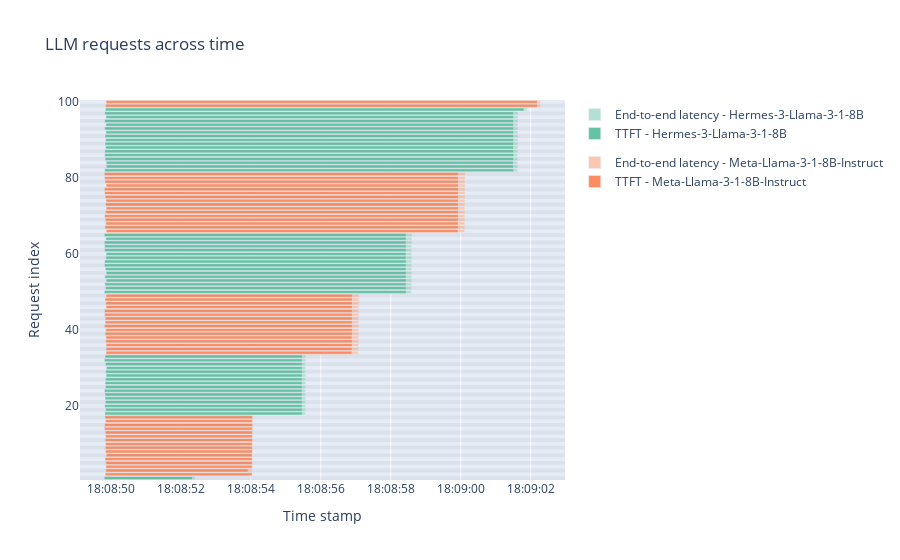

Source (notebook cell):
### Code cell
plot_requests_gantt_chart(df_test1, file_name="test1")

### Figure 1 — Plotly figure (JSON) as saved in the notebook; plotly's stock layout.template omitted (floating-point values rounded to 4 significant figures)
{"data": [{"base": ["1900-01-01 18:08:49.812089", "1900-01-01 18:08:49.824013", "1900-01-01 18:08:49.847858", "1900-01-01 18:08:49.822467", "1900-01-01 18:08:49.841154", "1900-01-01 18:08:49.830666", "1900-01-01 18:08:49.830099", "1900-01-01 18:08:49.811665", "1900-01-01 18:08:49.842209", "1900-01-01 18:08:49.833253", "1900-01-01 18:08:49.849657", "1900-01-01 18:08:49.863185", "1900-01-01 18:08:49.850241", "1900-01-01 18:08:49.867556", "1900-01-01 18:08:49.845812", "1900-01-01 18:08:49.809939", "1900-01-01 18:08:49.831066", "1900-01-01 18:08:49.808403", "1900-01-01 18:08:49.847148", "1900-01-01 18:08:49.824781", "1900-01-01 18:08:49.866738", "1900-01-01 18:08:49.823858", "1900-01-01 18:08:49.868419", "1900-01-01 18:08:49.840455", "1900-01-01 18:08:49.813000", "1900-01-01 18:08:49.820568", "1900-01-01 18:08:49.856210", "1900-01-01 18:08:49.862977", "1900-01-01 18:08:49.820863", "1900-01-01 18:08:49.816118", "1900-01-01 18:08:49.812214", "1900-01-01 18:08:49.852961", "1900-01-01 18:08:49.808820", "1900-01-01 18:08:49.821106", "1900-01-01 18:08:49.867451", "1900-01-01 18:08:49.865650", "1900-01-01 18:08:49.834272", "1900-01-01 18:08:49.822822", "1900-01-01 18:08:49.827219", "1900-01-01 18:08:49.842808", "1900-01-01 18:08:49.830901", "1900-01-01 18:08:49.843524", "1900-01-01 18:08:49.832090", "1900-01-01 18:08:49.855399", "1900-01-01 18:08:49.821895", "1900-01-01 18:08:49.855673", "1900-01-01 18:08:49.823519", "1900-01-01 18:08:49.857477", "1900-01-01 18:08:49.825024", "1900-01-01 18:08:49.840068"], "legendgroup": "Hermes-3-Llama-3-1-8B", "marker": {"color": "#b2e0d2"}, "name": "End-to-end latency - Hermes-3-Llama-3-1-8B", "offsetgroup": "Hermes-3-Llama-3-1-8B-latency", "orientation": "h", "type": "bar", "x": [2597.0, 5736.0, 5712.0, 5740.0, 5721.0, 5732.0, 5733.0, 5752.0, 5723.0, 5733.0, 5717.0, 5705.0, 5719.0, 5701.0, 5724.0, 5761.0, 5741.0, 8789.0, 8750.0, 8774.0, 8733.0, 8776.0, 8732.0, 8760.0, 8788.0, 8781.0, 8745.0, 8739.0, 8781.0, 8787.0, 8792.0, 8752.0, 8797.0, 11810.0, 11760.0, 11770.0, 11800.0, 11810.0, 11800.0, 11790.0, 11800.0, 11790.0, 11800.0, 11780.0, 11810.0, 11780.0, 11810.0, 11780.0, 11810.0, 12050.0], "y": [1, 18, 19, 20, 21, 22, 23, 24, 25, 26, 27, 28, 29, 30, 31, 32, 33, 50, 51, 52, 53, 54, 55, 56, 57, 58, 59, 60, 61, 62, 63, 64, 65, 82, 83, 84, 85, 86, 87, 88, 89, 90, 91, 92, 93, 94, 95, 96, 97, 98]}, {"base": ["1900-01-01 18:08:49.812089", "1900-01-01 18:08:49.824013", "1900-01-01 18:08:49.847858", "1900-01-01 18:08:49.822467", "1900-01-01 18:08:49.841154", "1900-01-01 18:08:49.830666", "1900-01-01 18:08:49.830099", "1900-01-01 18:08:49.811665", "1900-01-01 18:08:49.842209", "1900-01-01 18:08:49.833253", "1900-01-01 18:08:49.849657", "1900-01-01 18:08:49.863185", "1900-01-01 18:08:49.850241", "1900-01-01 18:08:49.867556", "1900-01-01 18:08:49.845812", "1900-01-01 18:08:49.809939", "1900-01-01 18:08:49.831066", "1900-01-01 18:08:49.808403", "1900-01-01 18:08:49.847148", "1900-01-01 18:08:49.824781", "1900-01-01 18:08:49.866738", "1900-01-01 18:08:49.823858", "1900-01-01 18:08:49.868419", "1900-01-01 18:08:49.840455", "1900-01-01 18:08:49.813000", "1900-01-01 18:08:49.820568", "1900-01-01 18:08:49.856210", "1900-01-01 18:08:49.862977", "1900-01-01 18:08:49.820863", "1900-01-01 18:08:49.816118", "1900-01-01 18:08:49.812214", "1900-01-01 18:08:49.852961", "1900-01-01 18:08:49.808820", "1900-01-01 18:08:49.821106", "1900-01-01 18:08:49.867451", "1900-01-01 18:08:49.865650", "1900-01-01 18:08:49.834272", "1900-01-01 18:08:49.822822", "1900-01-01 18:08:49.827219", "1900-01-01 18:08:49.842808", "1900-01-01 18:08:49.830901", "1900-01-01 18:08:49.843524", "1900-01-01 18:08:49.832090", "1900-01-01 18:08:49.855399", "1900-01-01 18:08:49.821895", "1900-01-01 18:08:49.855673", "1900-01-01 18:08:49.823519", "1900-01-01 18:08:49.857477", "1900-01-01 18:08:49.825024", "1900-01-01 18:08:49.840068"], "legendgroup": "Hermes-3-Llama-3-1-8B", "marker": {"color": "#66c2a5"}, "name": "TTFT - Hermes-3-Llama-3-1-8B", "offsetgroup": "Hermes-3-Llama-3-1-8B-ttft", "orientation": "h", "type": "bar", "x": [2517.0, 5647.0, 5622.0, 5648.0, 5632.0, 5639.0, 5642.0, 5656.0, 5629.0, 5635.0, 5619.0, 5606.0, 5622.0, 5606.0, 5624.0, 5661.0, 5642.0, 8632.0, 8596.0, 8616.0, 8576.0, 8617.0, 8574.0, 8601.0, 8630.0, 8623.0, 8581.0, 8573.0, 8621.0, 8627.0, 8628.0, 8589.0, 8630.0, 11690.0, 11640.0, 11640.0, 11680.0, 11690.0, 11690.0, 11670.0, 11680.0, 11670.0, 11680.0, 11660.0, 11690.0, 11660.0, 11690.0, 11660.0, 11680.0, 11970.0], "y": [1, 18, 19, 20, 21, 22, 23, 24, 25, 26, 27, 28, 29, 30, 31, 32, 33, 50, 51, 52, 53, 54, 55, 56, 57, 58, 59, 60, 61, 62, 63, 64, 65, 82, 83, 84, 85, 86, 87, 88, 89, 90, 91, 92, 93, 94, 95, 96, 97, 98]}, {"base": ["1900-01-01 18:08:49.838567", "1900-01-01 18:08:49.854689", "1900-01-01 18:08:49.856858", "1900-01-01 18:08:49.853954", "1900-01-01 18:08:49.833086", "1900-01-01 18:08:49.863841", "1900-01-01 18:08:49.846076", "1900-01-01 18:08:49.837974", "1900-01-01 18:08:49.846497", "1900-01-01 18:08:49.834797", "1900-01-01 18:08:49.844199", "1900-01-01 18:08:49.838685", "1900-01-01 18:08:49.811104", "1900-01-01 18:08:49.816459", "1900-01-01 18:08:49.844723", "1900-01-01 18:08:49.829073", "1900-01-01 18:08:49.858020", "1900-01-01 18:08:49.864471", "1900-01-01 18:08:49.861933", "1900-01-01 18:08:49.851545", "1900-01-01 18:08:49.857676", "1900-01-01 18:08:49.835648", "1900-01-01 18:08:49.850657", "1900-01-01 18:08:49.815224", "1900-01-01 18:08:49.835822", "1900-01-01 18:08:49.836616", "1900-01-01 18:08:49.818144", "1900-01-01 18:08:49.816799", "1900-01-01 18:08:49.859035", "1900-01-01 18:08:49.853284", "1900-01-01 18:08:49.828247", "1900-01-01 18:08:49.858592", "1900-01-01 18:08:49.866028", "1900-01-01 18:08:49.829188", "1900-01-01 18:08:49.851746", "1900-01-01 18:08:49.838855", "1900-01-01 18:08:49.819674", "1900-01-01 18:08:49.850912", "1900-01-01 18:08:49.862263", "1900-01-01 18:08:49.844946", "1900-01-01 18:08:49.858180", "1900-01-01 18:08:49.836227", "1900-01-01 18:08:49.819038", "1900-01-01 18:08:49.814212", "1900-01-01 18:08:49.860591", "1900-01-01 18:08:49.832789", "1900-01-01 18:08:49.817555", "1900-01-01 18:08:49.814861", "1900-01-01 18:08:49.849288", "1900-01-01 18:08:49.860049"], "legendgroup": "Meta-Llama-3-1-8B-Instruct", "marker": {"color": "#fdc6b0"}, "name": "End-to-end latency - Meta-Llama-3-1-8B-Instruct", "offsetgroup": "Meta-Llama-3-1-8B-Instruct-latency", "orientation": "h", "type": "bar", "x": [4199.0, 4183.0, 4183.0, 4187.0, 4208.0, 4179.0, 4198.0, 4208.0, 4200.0, 4212.0, 4204.0, 4211.0, 4239.0, 4234.0, 4206.0, 4223.0, 7220.0, 7215.0, 7220.0, 7231.0, 7226.0, 7248.0, 7234.0, 7270.0, 7251.0, 7250.0, 7269.0, 7271.0, 7230.0, 7236.0, 7261.0, 7234.0, 10250.0, 10290.0, 10270.0, 10280.0, 10300.0, 10270.0, 10260.0, 10280.0, 10260.0, 10290.0, 10300.0, 10310.0, 10260.0, 10290.0, 10310.0, 10310.0, 12440.0, 12430.0], "y": [2, 3, 4, 5, 6, 7, 8, 9, 10, 11, 12, 13, 14, 15, 16, 17, 34, 35, 36, 37, 38, 39, 40, 41, 42, 43, 44, 45, 46, 47, 48, 49, 66, 67, 68, 69, 70, 71, 72, 73, 74, 75, 76, 77, 78, 79, 80, 81, 99, 100]}, {"base": ["1900-01-01 18:08:49.838567", "1900-01-01 18:08:49.854689", "1900-01-01 18:08:49.856858", "1900-01-01 18:08:49.853954", "1900-01-01 18:08:49.833086", "1900-01-01 18:08:49.863841", "1900-01-01 18:08:49.846076", "1900-01-01 18:08:49.837974", "1900-01-01 18:08:49.846497", "1900-01-01 18:08:49.834797", "1900-01-01 18:08:49.844199", "1900-01-01 18:08:49.838685", "1900-01-01 18:08:49.811104", "1900-01-01 18:08:49.816459", "1900-01-01 18:08:49.844723", "1900-01-01 18:08:49.829073", "1900-01-01 18:08:49.858020", "1900-01-01 18:08:49.864471", "1900-01-01 18:08:49.861933", "1900-01-01 18:08:49.851545", "1900-01-01 18:08:49.857676", "1900-01-01 18:08:49.835648", "1900-01-01 18:08:49.850657", "1900-01-01 18:08:49.815224", "1900-01-01 18:08:49.835822", "1900-01-01 18:08:49.836616", "1900-01-01 18:08:49.818144", "1900-01-01 18:08:49.816799", "1900-01-01 18:08:49.859035", "1900-01-01 18:08:49.853284", "1900-01-01 18:08:49.828247", "1900-01-01 18:08:49.858592", "1900-01-01 18:08:49.866028", "1900-01-01 18:08:49.829188", "1900-01-01 18:08:49.851746", "1900-01-01 18:08:49.838855", "1900-01-01 18:08:49.819674", "1900-01-01 18:08:49.850912", "1900-01-01 18:08:49.862263", "1900-01-01 18:08:49.844946", "1900-01-01 18:08:49.858180", "1900-01-01 18:08:49.836227", "1900-01-01 18:08:49.819038", "1900-01-01 18:08:49.814212", "1900-01-01 18:08:49.860591", "1900-01-01 18:08:49.832789", "1900-01-01 18:08:49.817555", "1900-01-01 18:08:49.814861", "1900-01-01 18:08:49.849288", "1900-01-01 18:08:49.860049"], "legendgroup": "Meta-Llama-3-1-8B-Instruct", "marker": {"color": "#fc8d62"}, "name": "TTFT - Meta-Llama-3-1-8B-Instruct", "offsetgroup": "Meta-Llama-3-1-8B-Instruct-ttft", "orientation": "h", "type": "bar", "x": [4195.0, 4071.0, 4180.0, 4185.0, 4206.0, 4172.0, 4197.0, 4203.0, 4195.0, 4210.0, 4202.0, 4205.0, 4234.0, 4234.0, 4201.0, 4219.0, 7031.0, 7032.0, 7039.0, 7050.0, 7038.0, 7067.0, 7052.0, 7088.0, 7064.0, 7066.0, 7084.0, 7085.0, 7044.0, 7049.0, 7074.0, 7044.0, 10060.0, 10100.0, 10070.0, 10090.0, 10110.0, 10080.0, 10070.0, 10090.0, 10070.0, 10100.0, 10110.0, 10120.0, 10070.0, 10100.0, 10110.0, 10120.0, 12340.0, 12330.0], "y": [2, 3, 4, 5, 6, 7, 8, 9, 10, 11, 12, 13, 14, 15, 16, 17, 34, 35, 36, 37, 38, 39, 40, 41, 42, 43, 44, 45, 46, 47, 48, 49, 66, 67, 68, 69, 70, 71, 72, 73, 74, 75, 76, 77, 78, 79, 80, 81, 99, 100]}], "layout": {"barmode": "overlay", "shapes": [{"fillcolor": "grey", "line": {"width": 0}, "opacity": 0.1, "type": "rect", "x0": 0, "x1": 1, "xref": "x domain", "y0": 0.5, "y1": 1.5, "yref": "y"}, {"fillcolor": "grey", "line": {"width": 0}, "opacity": 0.1, "type": "rect", "x0": 0, "x1": 1, "xref": "x domain", "y0": 2.5, "y1": 3.5, "yref": "y"}, {"fillcolor": "grey", "line": {"width": 0}, "opacity": 0.1, "type": "rect", "x0": 0, "x1": 1, "xref": "x domain", "y0": 4.5, "y1": 5.5, "yref": "y"}, {"fillcolor": "grey", "line": {"width": 0}, "opacity": 0.1, "type": "rect", "x0": 0, "x1": 1, "xref": "x domain", "y0": 6.5, "y1": 7.5, "yref": "y"}, {"fillcolor": "grey", "line": {"width": 0}, "opacity": 0.1, "type": "rect", "x0": 0, "x1": 1, "xref": "x domain", "y0": 8.5, "y1": 9.5, "yref": "y"}, {"fillcolor": "grey", "line": {"width": 0}, "opacity": 0.1, "type": "rect", "x0": 0, "x1": 1, "xref": "x domain", "y0": 10.5, "y1": 11.5, "yref": "y"}, {"fillcolor": "grey", "line": {"width": 0}, "opacity": 0.1, "type": "rect", "x0": 0, "x1": 1, "xref": "x domain", "y0": 12.5, "y1": 13.5, "yref": "y"}, {"fillcolor": "grey", "line": {"width": 0}, "opacity": 0.1, "type": "rect", "x0": 0, "x1": 1, "xref": "x domain", "y0": 14.5, "y1": 15.5, "yref": "y"}, {"fillcolor": "grey", "line": {"width": 0}, "opacity": 0.1, "type": "rect", "x0": 0, "x1": 1, "xref": "x domain", "y0": 16.5, "y1": 17.5, "yref": "y"}, {"fillcolor": "grey", "line": {"width": 0}, "opacity": 0.1, "type": "rect", "x0": 0, "x1": 1, "xref": "x domain", "y0": 18.5, "y1": 19.5, "yref": "y"}, {"fillcolor": "grey", "line": {"width": 0}, "opacity": 0.1, "type": "rect", "x0": 0, "x1": 1, "xref": "x domain", "y0": 20.5, "y1": 21.5, "yref": "y"}, {"fillcolor": "grey", "line": {"width": 0}, "opacity": 0.1, "type": "rect", "x0": 0, "x1": 1, "xref": "x domain", "y0": 22.5, "y1": 23.5, "yref": "y"}, {"fillcolor": "grey", "line": {"width": 0}, "opacity": 0.1, "type": "rect", "x0": 0, "x1": 1, "xref": "x domain", "y0": 24.5, "y1": 25.5, "yref": "y"}, {"fillcolor": "grey", "line": {"width": 0}, "opacity": 0.1, "type": "rect", "x0": 0, "x1": 1, "xref": "x domain", "y0": 26.5, "y1": 27.5, "yref": "y"}, {"fillcolor": "grey", "line": {"width": 0}, "opacity": 0.1, "type": "rect", "x0": 0, "x1": 1, "xref": "x domain", "y0": 28.5, "y1": 29.5, "yref": "y"}, {"fillcolor": "grey", "line": {"width": 0}, "opacity": 0.1, "type": "rect", "x0": 0, "x1": 1, "xref": "x domain", "y0": 30.5, "y1": 31.5, "yref": "y"}, {"fillcolor": "grey", "line": {"width": 0}, "opacity": 0.1, "type": "rect", "x0": 0, "x1": 1, "xref": "x domain", "y0": 32.5, "y1": 33.5, "yref": "y"}, {"fillcolor": "grey", "line": {"width": 0}, "opacity": 0.1, "type": "rect", "x0": 0, "x1": 1, "xref": "x domain", "y0": 34.5, "y1": 35.5, "yref": "y"}, {"fillcolor": "grey", "line": {"width": 0}, "opacity": 0.1, "type": "rect", "x0": 0, "x1": 1, "xref": "x domain", "y0": 36.5, "y1": 37.5, "yref": "y"}, {"fillcolor": "grey", "line": {"width": 0}, "opacity": 0.1, "type": "rect", "x0": 0, "x1": 1, "xref": "x domain", "y0": 38.5, "y1": 39.5, "yref": "y"}, {"fillcolor": "grey", "line": {"width": 0}, "opacity": 0.1, "type": "rect", "x0": 0, "x1": 1, "xref": "x domain", "y0": 40.5, "y1": 41.5, "yref": "y"}, {"fillcolor": "grey", "line": {"width": 0}, "opacity": 0.1, "type": "rect", "x0": 0, "x1": 1, "xref": "x domain", "y0": 42.5, "y1": 43.5, "yref": "y"}, {"fillcolor": "grey", "line": {"width": 0}, "opacity": 0.1, "type": "rect", "x0": 0, "x1": 1, "xref": "x domain", "y0": 44.5, "y1": 45.5, "yref": "y"}, {"fillcolor": "grey", "line": {"width": 0}, "opacity": 0.1, "type": "rect", "x0": 0, "x1": 1, "xref": "x domain", "y0": 46.5, "y1": 47.5, "yref": "y"}, {"fillcolor": "grey", "line": {"width": 0}, "opacity": 0.1, "type": "rect", "x0": 0, "x1": 1, "xref": "x domain", "y0": 48.5, "y1": 49.5, "yref": "y"}, {"fillcolor": "grey", "line": {"width": 0}, "opacity": 0.1, "type": "rect", "x0": 0, "x1": 1, "xref": "x domain", "y0": 50.5, "y1": 51.5, "yref": "y"}, {"fillcolor": "grey", "line": {"width": 0}, "opacity": 0.1, "type": "rect", "x0": 0, "x1": 1, "xref": "x domain", "y0": 52.5, "y1": 53.5, "yref": "y"}, {"fillcolor": "grey", "line": {"width": 0}, "opacity": 0.1, "type": "rect", "x0": 0, "x1": 1, "xref": "x domain", "y0": 54.5, "y1": 55.5, "yref": "y"}, {"fillcolor": "grey", "line": {"width": 0}, "opacity": 0.1, "type": "rect", "x0": 0, "x1": 1, "xref": "x domain", "y0": 56.5, "y1": 57.5, "yref": "y"}, {"fillcolor": "grey", "line": {"width": 0}, "opacity": 0.1, "type": "rect", "x0": 0, "x1": 1, "xref": "x domain", "y0": 58.5, "y1": 59.5, "yref": "y"}, {"fillcolor": "grey", "line": {"width": 0}, "opacity": 0.1, "type": "rect", "x0": 0, "x1": 1, "xref": "x domain", "y0": 60.5, "y1": 61.5, "yref": "y"}, {"fillcolor": "grey", "line": {"width": 0}, "opacity": 0.1, "type": "rect", "x0": 0, "x1": 1, "xref": "x domain", "y0": 62.5, "y1": 63.5, "yref": "y"}, {"fillcolor": "grey", "line": {"width": 0}, "opacity": 0.1, "type": "rect", "x0": 0, "x1": 1, "xref": "x domain", "y0": 64.5, "y1": 65.5, "yref": "y"}, {"fillcolor": "grey", "line": {"width": 0}, "opacity": 0.1, "type": "rect", "x0": 0, "x1": 1, "xref": "x domain", "y0": 66.5, "y1": 67.5, "yref": "y"}, {"fillcolor": "grey", "line": {"width": 0}, "opacity": 0.1, "type": "rect", "x0": 0, "x1": 1, "xref": "x domain", "y0": 68.5, "y1": 69.5, "yref": "y"}, {"fillcolor": "grey", "line": {"width": 0}, "opacity": 0.1, "type": "rect", "x0": 0, "x1": 1, "xref": "x domain", "y0": 70.5, "y1": 71.5, "yref": "y"}, {"fillcolor": "grey", "line": {"width": 0}, "opacity": 0.1, "type": "rect", "x0": 0, "x1": 1, "xref": "x domain", "y0": 72.5, "y1": 73.5, "yref": "y"}, {"fillcolor": "grey", "line": {"width": 0}, "opacity": 0.1, "type": "rect", "x0": 0, "x1": 1, "xref": "x domain", "y0": 74.5, "y1": 75.5, "yref": "y"}, {"fillcolor": "grey", "line": {"width": 0}, "opacity": 0.1, "type": "rect", "x0": 0, "x1": 1, "xref": "x domain", "y0": 76.5, "y1": 77.5, "yref": "y"}, {"fillcolor": "grey", "line": {"width": 0}, "opacity": 0.1, "type": "rect", "x0": 0, "x1": 1, "xref": "x domain", "y0": 78.5, "y1": 79.5, "yref": "y"}, {"fillcolor": "grey", "line": {"width": 0}, "opacity": 0.1, "type": "rect", "x0": 0, "x1": 1, "xref": "x domain", "y0": 80.5, "y1": 81.5, "yref": "y"}, {"fillcolor": "grey", "line": {"width": 0}, "opacity": 0.1, "type": "rect", "x0": 0, "x1": 1, "xref": "x domain", "y0": 82.5, "y1": 83.5, "yref": "y"}, {"fillcolor": "grey", "line": {"width": 0}, "opacity": 0.1, "type": "rect", "x0": 0, "x1": 1, "xref": "x domain", "y0": 84.5, "y1": 85.5, "yref": "y"}, {"fillcolor": "grey", "line": {"width": 0}, "opacity": 0.1, "type": "rect", "x0": 0, "x1": 1, "xref": "x domain", "y0": 86.5, "y1": 87.5, "yref": "y"}, {"fillcolor": "grey", "line": {"width": 0}, "opacity": 0.1, "type": "rect", "x0": 0, "x1": 1, "xref": "x domain", "y0": 88.5, "y1": 89.5, "yref": "y"}, {"fillcolor": "grey", "line": {"width": 0}, "opacity": 0.1, "type": "rect", "x0": 0, "x1": 1, "xref": "x domain", "y0": 90.5, "y1": 91.5, "yref": "y"}, {"fillcolor": "grey", "line": {"width": 0}, "opacity": 0.1, "type": "rect", "x0": 0, "x1": 1, "xref": "x domain", "y0": 92.5, "y1": 93.5, "yref": "y"}, {"fillcolor": "grey", "line": {"width": 0}, "opacity": 0.1, "type": "rect", "x0": 0, "x1": 1, "xref": "x domain", "y0": 94.5, "y1": 95.5, "yref": "y"}, {"fillcolor": "grey", "line": {"width": 0}, "opacity": 0.1, "type": "rect", "x0": 0, "x1": 1, "xref": "x domain", "y0": 96.5, "y1": 97.5, "yref": "y"}, {"fillcolor": "grey", "line": {"width": 0}, "opacity": 0.1, "type": "rect", "x0": 0, "x1": 1, "xref": "x domain", "y0": 98.5, "y1": 99.5, "yref": "y"}], "title": {"text": "LLM requests across time"}, "xaxis": {"hoverformat": "%H:%M:%S.%2f", "tickformat": "%H:%M:%S", "title": {"text": "Time stamp"}, "type": "date"}, "yaxis": {"title": {"text": "Request index"}}}}
